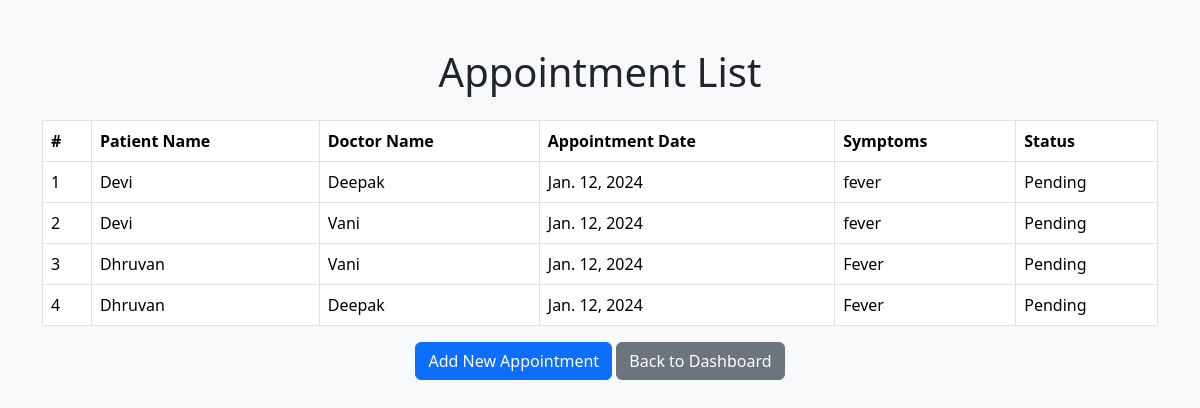
Before: /admin-view-appointment/ with the older database file.
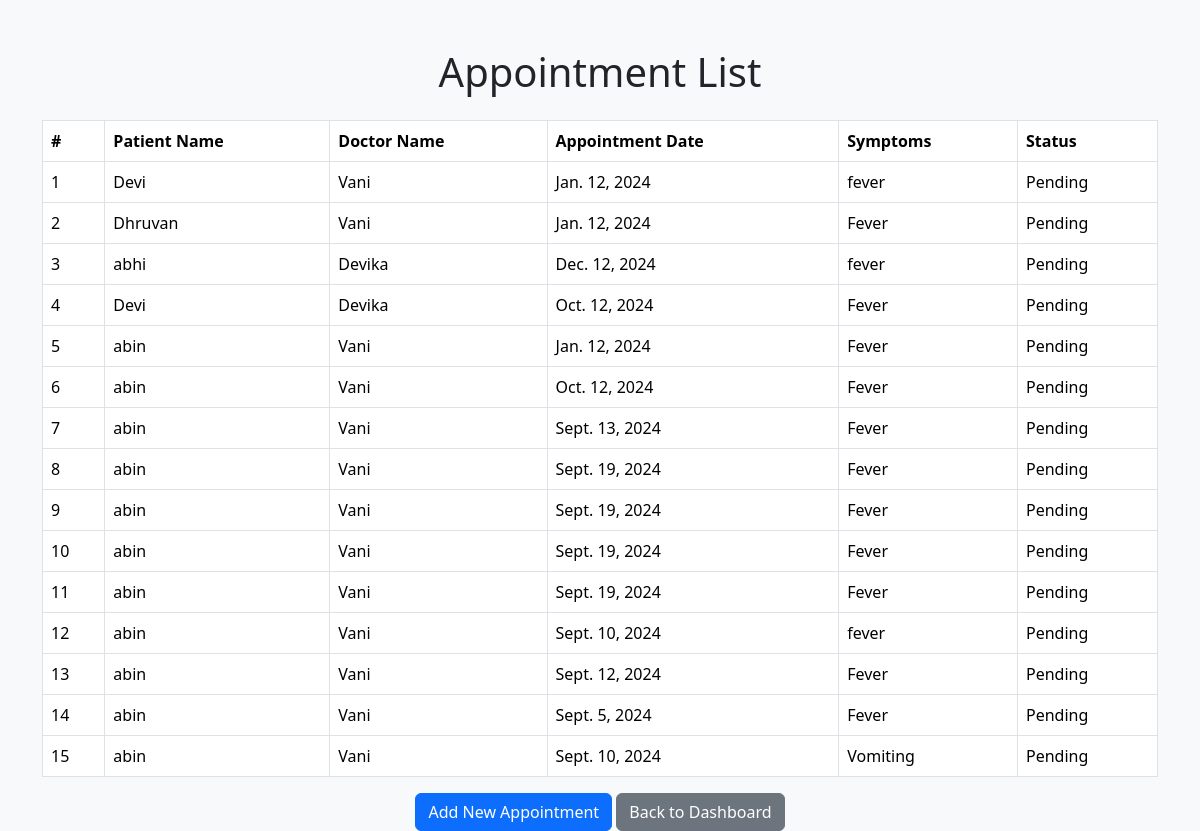
After: the same page with the newer database file.
### hostapp/models.py (models this page shows, shortened)
class Appointment(models.Model):
    patient = models.ForeignKey(Patient, on_delete=models.CASCADE)
    doctor = models.ForeignKey(Doctor, on_delete=models.CASCADE)
    appointment_date = models.DateField()
    symptoms = models.CharField(max_length=100)
    status = models.CharField(
        max_length=20,
        choices=[('Pending', 'Pending'), ('Completed', 'Completed')],
        default='Pending'
    )
    payment_status = models.CharField(max_length=50, default='Pending')
    payment_intent_id = models.CharField(max_length=255, null=True, blank=True)

class Patient(models.Model):
    user = models.OneToOneField(User, on_delete=models.CASCADE, related_name='patient_profile',null=True, blank=True)
    name = models.CharField(max_length=100, null=True, blank=True)
    date_of_birth = models.CharField(max_length=100, null=True, blank=True)
    gender = models.CharField(max_length=10, choices=[('Male', 'Male'), ('Female', 'Female'), ('Other', 'Other')], null=True, blank=True)
    address = models.CharField(max_length=255, null=True, blank=True)
    mobile = models.CharField(max_length=15, null=True, blank=True)
    email = models.EmailField(unique=True, null=True, blank=True)
    medical_history = models.TextField(null=True, blank=True)

class Doctor(models.Model):
    user = models.OneToOneField(User, on_delete=models.CASCADE, null=True, blank=True)
    name = models.CharField(max_length=100, null=True, blank=True)
    departments = models.ForeignKey(Department, on_delete=models.CASCADE)
    address = models.CharField(max_length=255, null=True, blank=True)
    mobile = models.CharField(max_length=15, null=True, blank=True)
    email = models.EmailField(unique=True, null=True, blank=True)
    specialization = models.CharField(max_length=100, null=True, blank=True)
    experience = models.PositiveIntegerField()  # Years of experience
    status = models.BooleanField(default=True, null=True, blank=True)  # Active or Inactive

### hostapp/views.py (the view)
# urls.py: path('admin-view-appointment/', views.appointment_list, name='admin_view_appointment'),
def appointment_list(request):
    appointments = Appointment.objects.all()  # Fetch all appointment instances
    return render(request, 'appointment_list.html', {'appointments': appointments})

### templates/appointment_list.html (shortened to what this page needs)
<!DOCTYPE html>
<html lang="en">
<head>
    <link href="https://cdn.jsdelivr.net/npm/bootstrap@5.3.3/dist/css/bootstrap.min.css" rel="stylesheet">
</head>
<body>
    <div class="container mt-5">
        <h1 class="text-center mb-4">Appointment List</h1>
        <div class="table-responsive">
            <table class="table table-bordered table-hover">
                <thead class="table-header">
                    <tr>
                        <th>#</th>
                        <th>Patient Name</th>
                        <th>Doctor Name</th>
                        <th>Appointment Date</th>
                        <th>Symptoms</th>
                        <th>Status</th>
                    </tr>
                </thead>
                <tbody>
                    {% for appointment in appointments %}
                    <tr>
                        <td>{{ forloop.counter }}</td>
                        <td>{{ appointment.patient.name }}</td>
                        <td>{{ appointment.doctor.name }}</td>
                        <td>{{ appointment.appointment_date }}</td>
                        <td>{{ appointment.symptoms }}</td>
                        <td>{{ appointment.status }}</td>
                    </tr>
                    {% empty %}
                    <tr>
                        <td colspan="6" class="text-center">No appointments available.</td>
                    </tr>
                    {% endfor %}
                </tbody>
            </table>
        </div>
        <div class="text-center">
            <a href="{% url 'add_appointment' %}" class="btn btn-primary">Add New Appointment</a>
            <a href="{% url 'admin_dashboard' %}" class="btn btn-secondary">Back to Dashboard</a>
        </div>
    </div>
</body>
</html>

Changed rows visible on the page:
removed Appointment: patient.name "Devi", doctor.name "Deepak", appointment_date "Jan. 12, 2024", symptoms "fever", status "Pending"
removed Appointment: patient.name "Dhruvan", doctor.name "Deepak", appointment_date "Jan. 12, 2024", symptoms "Fever", status "Pending"
added Appointment: patient.name "abhi", doctor.name "Devika", appointment_date "Dec. 12, 2024", symptoms "fever", status "Pending"
added Appointment: patient.name "Devi", doctor.name "Devika", appointment_date "Oct. 12, 2024", symptoms "Fever", status "Pending"
added Appointment: patient.name "abin", doctor.name "Vani", appointment_date "Jan. 12, 2024", symptoms "Fever", status "Pending"
added Appointment: patient.name "abin", doctor.name "Vani", appointment_date "Oct. 12, 2024", symptoms "Fever", status "Pending"
added Appointment: patient.name "abin", doctor.name "Vani", appointment_date "Sept. 13, 2024", symptoms "Fever", status "Pending"
added Appointment: patient.name "abin", doctor.name "Vani", appointment_date "Sept. 19, 2024", symptoms "Fever", status "Pending"
added Appointment: patient.name "abin", doctor.name "Vani", appointment_date "Sept. 19, 2024", symptoms "Fever", status "Pending"
added Appointment: patient.name "abin", doctor.name "Vani", appointment_date "Sept. 19, 2024", symptoms "Fever", status "Pending"
added Appointment: patient.name "abin", doctor.name "Vani", appointment_date "Sept. 19, 2024", symptoms "Fever", status "Pending"
added Appointment: patient.name "abin", doctor.name "Vani", appointment_date "Sept. 10, 2024", symptoms "fever", status "Pending"
added Appointment: patient.name "abin", doctor.name "Vani", appointment_date "Sept. 12, 2024", symptoms "Fever", status "Pending"
added Appointment: patient.name "abin", doctor.name "Vani", appointment_date "Sept. 5, 2024", symptoms "Fever", status "Pending"
added Appointment: patient.name "abin", doctor.name "Vani", appointment_date "Sept. 10, 2024", symptoms "Vomiting", status "Pending"
